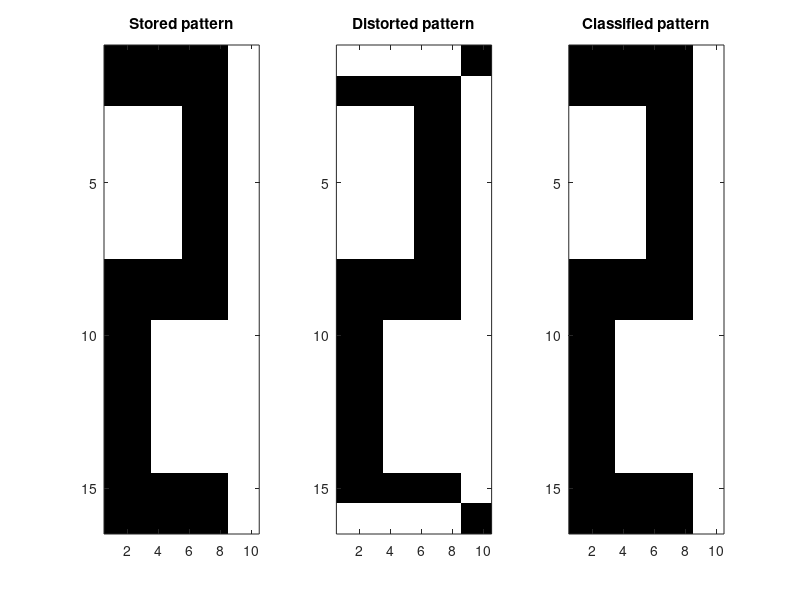
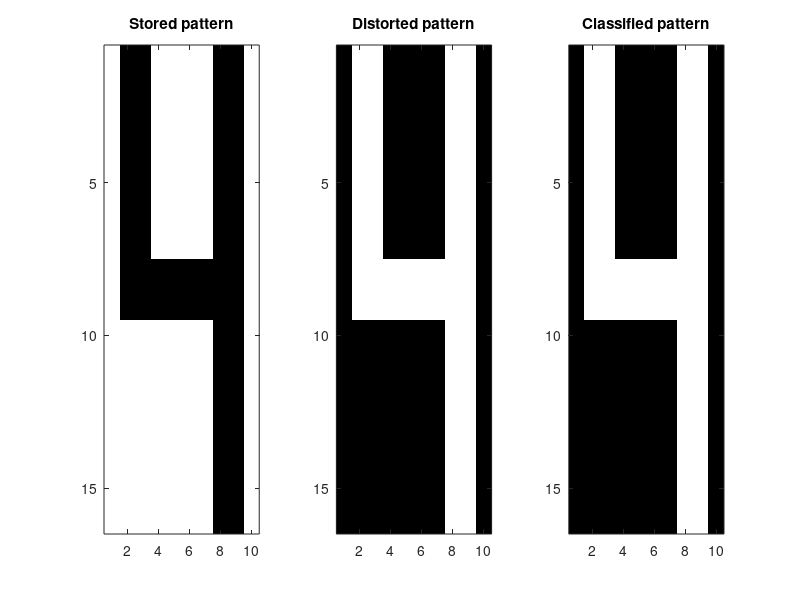
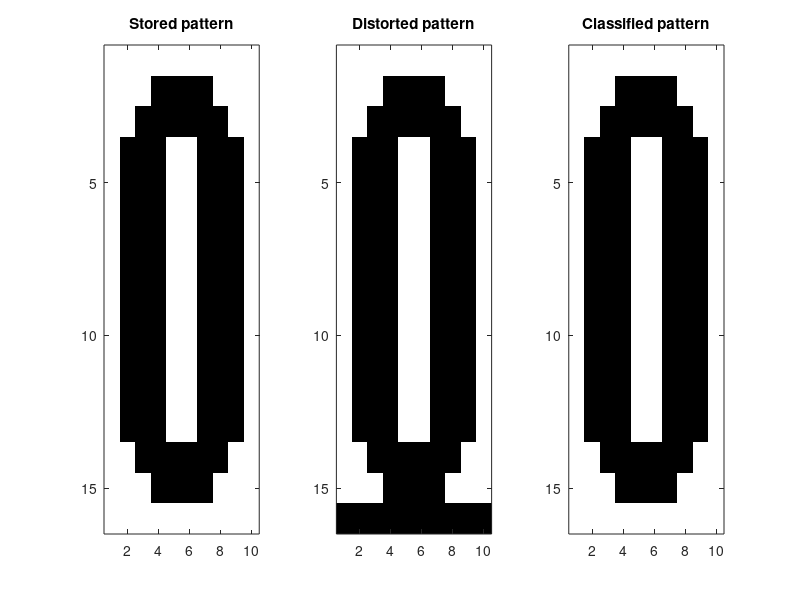

Here is the MATLAB script that generated these plots, in order:
%% HW1 Question 2 - FFR135
% Author: Jonas Hejderup
clear all;close all; clc;
%% The stored and distorted patterns
x1=[[ -1, -1, -1, -1, -1, -1, -1, -1, -1, -1],[ -1, -1, -1, 1, 1, 1, 1, -1, -1, -1],[ -1, -1, 1, 1, 1, 1, 1, 1, -1, -1],...
    [ -1, 1, 1, 1, -1, -1, 1, 1, 1, -1],[ -1, 1, 1, 1, -1, -1, 1, 1, 1, -1],[ -1, 1, 1, 1, -1, -1, 1, 1, 1, -1],...
    [ -1, 1, 1, 1, -1, -1, 1, 1, 1, -1],[ -1, 1, 1, 1, -1, -1, 1, 1, 1, -1],[ -1, 1, 1, 1, -1, -1, 1, 1, 1, -1],...
    [ -1, 1, 1, 1, -1, -1, 1, 1, 1, -1],[ -1, 1, 1, 1, -1, -1, 1, 1, 1, -1],[ -1, 1, 1, 1, -1, -1, 1, 1, 1, -1],...
    [ -1, 1, 1, 1, -1, -1, 1, 1, 1, -1],[ -1, -1, 1, 1, 1, 1, 1, 1, -1, -1],[ -1, -1, -1, 1, 1, 1, 1, -1, -1, -1],...
    [ -1, -1, -1, -1, -1, -1, -1, -1, -1, -1]];

x2=[[ -1, -1, -1, 1, 1, 1, 1, -1, -1, -1],[ -1, -1, -1, 1, 1, 1, 1, -1, -1, -1],[ -1, -1, -1, 1, 1, 1, 1, -1, -1, -1],...
    [ -1, -1, -1, 1, 1, 1, 1, -1, -1, -1],[ -1, -1, -1, 1, 1, 1, 1, -1, -1, -1],[ -1, -1, -1, 1, 1, 1, 1, -1, -1, -1],...
    [ -1, -1, -1, 1, 1, 1, 1, -1, -1, -1],[ -1, -1, -1, 1, 1, 1, 1, -1, -1, -1],[ -1, -1, -1, 1, 1, 1, 1, -1, -1, -1],...
    [ -1, -1, -1, 1, 1, 1, 1, -1, -1, -1],[ -1, -1, -1, 1, 1, 1, 1, -1, -1, -1],[ -1, -1, -1, 1, 1, 1, 1, -1, -1, -1],...
    [ -1, -1, -1, 1, 1, 1, 1, -1, -1, -1],[ -1, -1, -1, 1, 1, 1, 1, -1, -1, -1],[ -1, -1, -1, 1, 1, 1, 1, -1, -1, -1],...
    [ -1, -1, -1, 1, 1, 1, 1, -1, -1, -1]];

x3=[[ 1, 1, 1, 1, 1, 1, 1, 1, -1, -1],[ 1, 1, 1, 1, 1, 1, 1, 1, -1, -1],[ -1, -1, -1, -1, -1, 1, 1, 1, -1, -1],...
    [ -1, -1, -1, -1, -1, 1, 1, 1, -1, -1],[ -1, -1, -1, -1, -1, 1, 1, 1, -1, -1],[ -1, -1, -1, -1, -1, 1, 1, 1, -1, -1],...
    [ -1, -1, -1, -1, -1, 1, 1, 1, -1, -1],[ 1, 1, 1, 1, 1, 1, 1, 1, -1, -1],[ 1, 1, 1, 1, 1, 1, 1, 1, -1, -1],...
    [ 1, 1, 1, -1, -1, -1, -1, -1, -1, -1],[ 1, 1, 1, -1, -1, -1, -1, -1, -1, -1],[ 1, 1, 1, -1, -1, -1, -1, -1, -1, -1],...
    [ 1, 1, 1, -1, -1, -1, -1, -1, -1, -1],[ 1, 1, 1, -1, -1, -1, -1, -1, -1, -1],[ 1, 1, 1, 1, 1, 1, 1, 1, -1, -1],...
    [ 1, 1, 1, 1, 1, 1, 1, 1, -1, -1]];

x4=[[ -1, -1, 1, 1, 1, 1, 1, 1, -1, -1],[ -1, -1, 1, 1, 1, 1, 1, 1, 1, -1],[ -1, -1, -1, -1, -1, -1, 1, 1, 1, -1],...
    [ -1, -1, -1, -1, -1, -1, 1, 1, 1, -1],[ -1, -1, -1, -1, -1, -1, 1, 1, 1, -1],[ -1, -1, -1, -1, -1, -1, 1, 1, 1, -1],...
    [ -1, -1, -1, -1, -1, -1, 1, 1, 1, -1],[ -1, -1, 1, 1, 1, 1, 1, 1, -1, -1],[ -1, -1, 1, 1, 1, 1, 1, 1, -1, -1],...
    [ -1, -1, -1, -1, -1, -1, 1, 1, 1, -1],[ -1, -1, -1, -1, -1, -1, 1, 1, 1, -1],[ -1, -1, -1, -1, -1, -1, 1, 1, 1, -1],...
    [ -1, -1, -1, -1, -1, -1, 1, 1, 1, -1],[ -1, -1, -1, -1, -1, -1, 1, 1, 1, -1],[ -1, -1, 1, 1, 1, 1, 1, 1, 1, -1],...
    [ -1, -1, 1, 1, 1, 1, 1, 1, -1, -1]];

x5=[[ -1, 1, 1, -1, -1, -1, -1, 1, 1, -1],[ -1, 1, 1, -1, -1, -1, -1, 1, 1, -1],[ -1, 1, 1, -1, -1, -1, -1, 1, 1, -1],...
    [ -1, 1, 1, -1, -1, -1, -1, 1, 1, -1],[ -1, 1, 1, -1, -1, -1, -1, 1, 1, -1],[ -1, 1, 1, -1, -1, -1, -1, 1, 1, -1],...
    [ -1, 1, 1, -1, -1, -1, -1, 1, 1, -1],[ -1, 1, 1, 1, 1, 1, 1, 1, 1, -1],[ -1, 1, 1, 1, 1, 1, 1, 1, 1, -1],...
    [ -1, -1, -1, -1, -1, -1, -1, 1, 1, -1],[ -1, -1, -1, -1, -1, -1, -1, 1, 1, -1],[ -1, -1, -1, -1, -1, -1, -1, 1, 1, -1],...
    [ -1, -1, -1, -1, -1, -1, -1, 1, 1, -1],[ -1, -1, -1, -1, -1, -1, -1, 1, 1, -1],[ -1, -1, -1, -1, -1, -1, -1, 1, 1, -1],...
    [ -1, -1, -1, -1, -1, -1, -1, 1, 1, -1]];

pattern_q1 = [[-1, -1, -1, -1, -1, -1, -1, -1, 1, 1], [1, 1, 1, 1, 1, 1, 1, 1, -1, -1], [-1, -1, -1, -1, -1, 1, 1, 1, -1, -1],...
    [-1, -1, -1, -1, -1, 1, 1, 1, -1, -1], [-1, -1, -1, -1, -1, 1, 1, 1, -1, -1], [-1, -1, -1, -1, -1, 1, 1, 1, -1, -1],...
    [-1, -1, -1, -1, -1, 1, 1, 1, -1, -1], [1, 1, 1, 1, 1, 1, 1, 1, -1, -1], [1, 1, 1, 1, 1, 1, 1, 1, -1, -1],...
    [1, 1, 1, -1, -1, -1, -1, -1, -1, -1], [1, 1, 1, -1, -1, -1, -1, -1, -1, -1], [1, 1, 1, -1, -1, -1, -1, -1, -1, -1],...
    [1, 1, 1, -1, -1, -1, -1, -1, -1, -1], [1, 1, 1, -1, -1, -1, -1, -1, -1, -1], [1, 1, 1, 1, 1, 1, 1, 1, -1, -1],...
    [-1, -1, -1, -1, -1, -1, -1, -1, 1, 1]];

pattern_q2 = [[1, -1, -1, 1, 1, 1, 1, -1, -1, 1], [1, -1, -1, 1, 1, 1, 1, -1, -1, 1], [1, -1, -1, 1, 1, 1, 1, -1, -1, 1],...
    [1, -1, -1, 1, 1, 1, 1, -1, -1, 1], [1, -1, -1, 1, 1, 1, 1, -1, -1, 1], [1, -1, -1, 1, 1, 1, 1, -1, -1, 1],...
    [1, -1, -1, 1, 1, 1, 1, -1, -1, 1], [1, -1, -1, -1, -1, -1, -1, -1, -1, 1], [1, -1, -1, -1, -1, -1, -1, -1, -1, 1],...
    [1, 1, 1, 1, 1, 1, 1, -1, -1, 1], [1, 1, 1, 1, 1, 1, 1, -1, -1, 1], [1, 1, 1, 1, 1, 1, 1, -1, -1, 1],...
    [1, 1, 1, 1, 1, 1, 1, -1, -1, 1], [1, 1, 1, 1, 1, 1, 1, -1, -1, 1], [1, 1, 1, 1, 1, 1, 1, -1, -1, 1],...
    [1, 1, 1, 1, 1, 1, 1, -1, -1, 1]];

pattern_q3 = [[-1, -1, -1, -1, -1, -1, -1, -1, -1, -1], [-1, -1, -1, 1, 1, 1, 1, -1, -1, -1], [-1, -1, 1, 1, 1, 1, 1, 1, -1, -1],...
    [-1, 1, 1, 1, -1, -1, 1, 1, 1, -1], [-1, 1, 1, 1, -1, -1, 1, 1, 1, -1], [-1, 1, 1, 1, -1, -1, 1, 1, 1, -1],...
    [-1, 1, 1, 1, -1, -1, 1, 1, 1, -1], [-1, 1, 1, 1, -1, -1, 1, 1, 1, -1], [-1, 1, 1, 1, -1, -1, 1, 1, 1, -1],...
    [-1, 1, 1, 1, -1, -1, 1, 1, 1, -1], [-1, 1, 1, 1, -1, -1, 1, 1, 1, -1], [-1, 1, 1, 1, -1, -1, 1, 1, 1, -1],...
    [-1, 1, 1, 1, -1, -1, 1, 1, 1, -1], [-1, -1, 1, 1, 1, 1, 1, 1, -1, -1], [-1, -1, -1, 1, 1, 1, 1, -1, -1, -1],...
    [1, 1, 1, 1, 1, 1, 1, 1, 1, 1]];

stored_pattern = [x1',x2',x3',x4',x5'];
feed_pattern = [pattern_q1',pattern_q2',pattern_q3'];

%% Parameters and weight matrix
N = length(x1);
output_pattern = zeros(size(feed_pattern));
output_digit = zeros(1,size(feed_pattern,2));

% Defining the weight matrix W
W = zeros(N);
for k = 1:size(stored_pattern,2)
    W = W + stored_pattern(:,k)*stored_pattern(:,k)';
end
W = W.*(1/N);
W = W - diag(diag(W));

%% Main loop

for i = 1:size((feed_pattern),2) % Loop through all the distorted pattern
    state = feed_pattern(:,i);
    state_old = zeros(size(state));
    % while loop to make sure it reaches steady state
    while state ~= state_old
        state_old = state;
        % Do the async update neurons according to type writer scheme
        for j = 1:length(state)
            z = W(j,:)*state;
            S = sign(z);
            if S == 0
                S = 1;
            end
            state(j) = S;
        end
    end
    output_pattern(:,i) = state;
    
    % Determine the digit, NOTE: Not foolproof, need graph to verify
    for k = 1:size((stored_pattern),2)
        if state == stored_pattern(:,k)
            output_digit(i) = k;
            break
        elseif state == (-stored_pattern(:,k)) % Checking for the inverse
            output_digit(i) = -k;
            break
        elseif k == size((stored_pattern),2)
            output_digit(i) = k+1;
        end    
    end
end

%% Printing and plotting the classified digits to manually check the output
for i = 1:size(output_pattern,2)
    disp(['The classified digit for Q',num2str(i),' is: ',num2str(output_digit(i))])
    disp(['The steady state pattern for Q',num2str(i),' is:'])
    reshape(output_pattern(:,i),[10,16])'
    
    figure(i)
    subplot(1,3,2)
    image(reshape(feed_pattern(:,i)*-1,[10,16])', 'CdataMapping', 'scaled')
    colormap gray
    title('Distorted pattern')
    
    subplot(1,3,3)
    image(reshape(output_pattern(:,i)*-1,[10,16])', 'CdataMapping', 'scaled')
    colormap gray
    title('Classified pattern')
    
    subplot(1,3,1)
    image(reshape(stored_pattern(:,abs(output_digit(i)))*-1,[10,16])', 'CdataMapping', 'scaled')
    colormap gray
    title('Stored pattern')
end